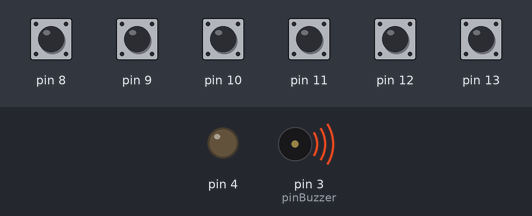
Bench run of a sketch on a simulated Arduino Uno, built with avr-gcc and run on an emulated ATmega328P. Shown: output pins drawn as LEDs (lit = HIGH), buzzer (waves = sounding). Inputs (shaded band) come from the test bench; at power-on: pin 8–13 HIGH. What the sketch prints to the serial monitor is not drawn.

Above: at 10.2 s.
At 10.7 s:
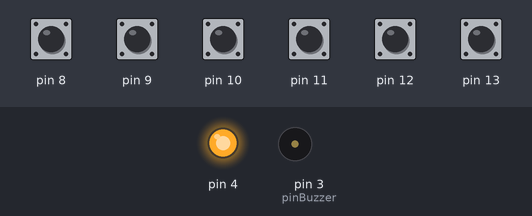
At 11.7 s:
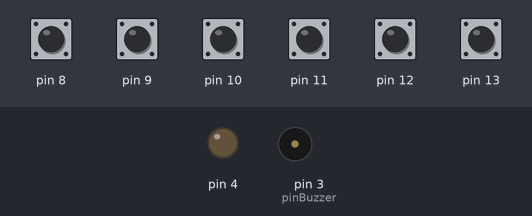
Timing chart, 0 to 13.2 s (numbered marks = the images above):
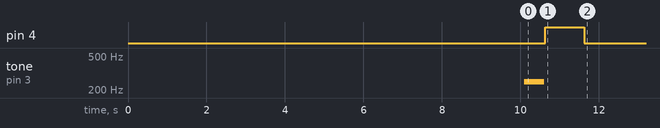

The sketch:

Parte_3_de_Taller_2B.ino
```cpp
/*

   Fundacion Kinal
   Centro educativo tecnico laboral Kinal
   Quinto perito
   Quinto electronica
   Codigo Tecnico: EB5AM
   Curso: Taller de electronica digital y reparacion de computadoras I
   Proyecto: Relevadores y visualizadores
   Paulo Calito 2020265
   Fecha: 03 de mayo 2024

*/

      const int pinBuzzer = 3;

void setup (){
Serial.begin(9600);
Serial.println("Conteo Iniciado ");
pinMode(4, OUTPUT);

display ();
}


void loop() {
}


int display ()
{
  digitalWrite(13, HIGH); // 9
      digitalWrite(12, HIGH);
      digitalWrite(11, HIGH);
      digitalWrite(10, HIGH);
      digitalWrite(8, HIGH);
      digitalWrite(7, HIGH);
      delay(1000);
      digitalWrite(13, LOW); // 9
      digitalWrite(12, LOW);
      digitalWrite(11, LOW);
      digitalWrite(10, LOW);
      digitalWrite(8, LOW);
      digitalWrite(7, LOW);


    digitalWrite(13, HIGH); // 8
      digitalWrite(12, HIGH);
      digitalWrite(11, HIGH);
      digitalWrite(10, HIGH);
      digitalWrite(8, HIGH);
      digitalWrite(7, HIGH);
    digitalWrite(9, HIGH);
      delay(1000);
      digitalWrite(13, LOW); // 8
      digitalWrite(12, LOW);
      digitalWrite(11, LOW);
      digitalWrite(10, LOW);
      digitalWrite(8, LOW);
      digitalWrite(7, LOW);
    digitalWrite(9, LOW);


      digitalWrite(13, HIGH); //7
      digitalWrite(12, HIGH);
      digitalWrite(11, HIGH);
      delay(1000);
       digitalWrite(13, LOW); //7
      digitalWrite(12, LOW);
      digitalWrite(11, LOW);


    digitalWrite(13, HIGH); // 6
      digitalWrite(9, HIGH);
      digitalWrite(11, HIGH);
      digitalWrite(10, HIGH);
      digitalWrite(8, HIGH);
      digitalWrite(7, HIGH);
      delay(1000);
      digitalWrite(13, LOW); // 6
      digitalWrite(9, LOW);
      digitalWrite(11, LOW);
      digitalWrite(10, LOW);
      digitalWrite(8, LOW);
      digitalWrite(7, LOW);


      digitalWrite(13, HIGH); // 5
      digitalWrite(11, HIGH);
      digitalWrite(10, HIGH);
      digitalWrite(8, HIGH);
      digitalWrite(7, HIGH);
      delay(1000);
      digitalWrite(13, LOW); // 5
      digitalWrite(11, LOW);
      digitalWrite(10, LOW);
      digitalWrite(8, LOW);
      digitalWrite(7, LOW);


      digitalWrite(12, HIGH);  //4
      digitalWrite(7, HIGH);
      digitalWrite(11, HIGH);
      digitalWrite(8, HIGH);
      delay(1000);
      digitalWrite(12, LOW);  //4
      digitalWrite(7, LOW);
      digitalWrite(11, LOW);
      digitalWrite(8, LOW);


      digitalWrite(12, HIGH);  //3
      digitalWrite(10, HIGH);
      digitalWrite(11, HIGH);
      digitalWrite(13, HIGH);
    digitalWrite(7, HIGH);
      delay(1000);
      digitalWrite(12, LOW);  //3
      digitalWrite(10, LOW);
      digitalWrite(11, LOW);
      digitalWrite(13, LOW);
      digitalWrite(7, LOW);


    digitalWrite(13, HIGH); // 2
      digitalWrite(12, HIGH);
      digitalWrite(10, HIGH);
      digitalWrite(9, HIGH);
      digitalWrite(7, HIGH);
      delay(1000);
      digitalWrite(13, LOW); // 2
      digitalWrite(12, LOW);
      digitalWrite(10, LOW);
      digitalWrite(9, LOW);
      digitalWrite(7, LOW);


      digitalWrite(12, HIGH);  // 1
      digitalWrite(11, HIGH);
      delay(1000);
      digitalWrite(12, LOW);  // 1
      digitalWrite(11, LOW);


    digitalWrite(13, HIGH); // 0
      digitalWrite(12, HIGH);
      digitalWrite(11, HIGH);
      digitalWrite(10, HIGH);
      digitalWrite(8, HIGH);
    digitalWrite(9, HIGH);
      delay(1000);


 if (digitalRead(13)==HIGH && digitalRead(12)==HIGH && digitalRead(11)==HIGH) digitalRead(10)==HIGH && digitalRead(9)==HIGH && digitalRead(8)==HIGH;{
   delay(100);
   Serial.println("Lanzamiento Realizado");
   tone (pinBuzzer, 250, 500); // buzzer
   delay(530);
   digitalWrite(4, HIGH);
   delay(1000);
   digitalWrite(4, LOW);

 }
}
```
